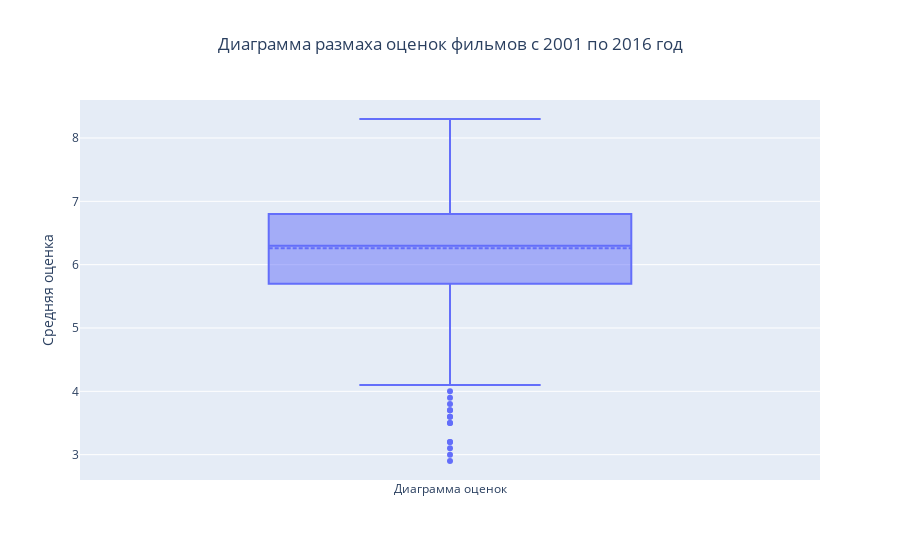

This figure's notebook cell:
### Markdown cell above
### <center>1.2. Диаграмма размаха («ящик с усами»)
#### Участвующие переменные:
    1. Средняя оценка фильма.
#### Цель визуализации:
    Определить распределение оценок
#### Гипотезы:
    1. Фильмы с оценкой выше 6.8 можно считать рекомендованными к просмотру, чего нельзя сказать
    о фильмах с оценкой ниже 5.7. 
    2. Медиана - 6.3. наивысшая оценка - 8.3, нижняя граница оценки - 4.1, но существую фильмы,
    которые оценены ещё ниже, вплоть до 2.9.
    3. Распределение оценок неравномерно, фильмы-середнячки (межквартильный размах) плотно "зажаты"
    между оценками 6.8 и 5.7, среди них незначительно преобладают фильмы с оценкой ниже медианной.

### Code cell
data = df['vote_average'].to_frame('vote_average')
fig = go.Figure()
fig.update_layout(title='Диаграмма размаха оценок фильмов с 2001 по 2016 год', title_x=0.5)
fig.update_yaxes(title='Средняя оценка')
fig.add_trace(go.Box(y=data.vote_average, name='Диаграмма оценок', boxmean=True))
fig.show()

### Figure 1 — Plotly figure (JSON) as saved in the notebook; plotly's stock layout.template omitted (floating-point values rounded to 4 significant figures; data arrays with more than 128 entries replaced by an {"elided": "..."} marker saying what was removed)
{"data": [{"boxmean": true, "name": "Диаграмма оценок", "type": "box", "y": {"elided": "2031 float values"}}], "layout": {"title": {"text": "Диаграмма размаха оценок фильмов с 2001 по 2016 год", "x": 0.5}, "yaxis": {"title": {"text": "Средняя оценка"}}}}
